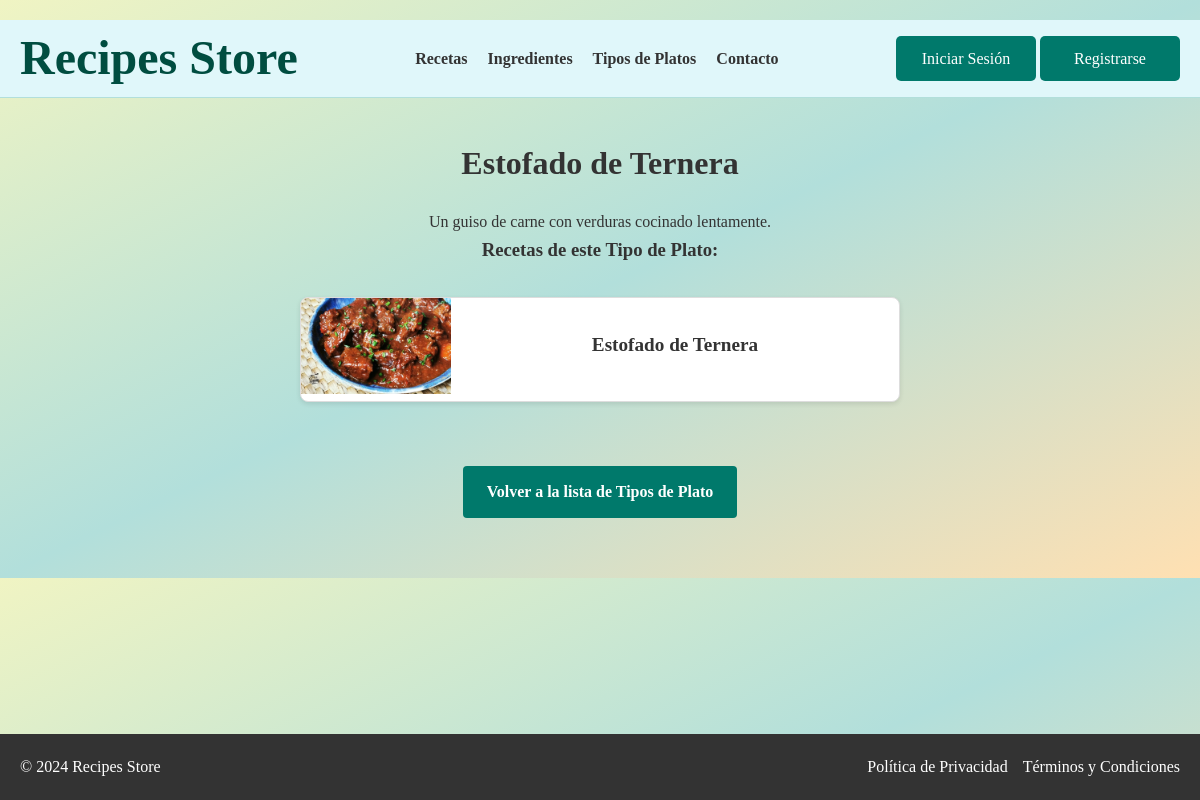
The app's page /tipos_plato/8/, older data.
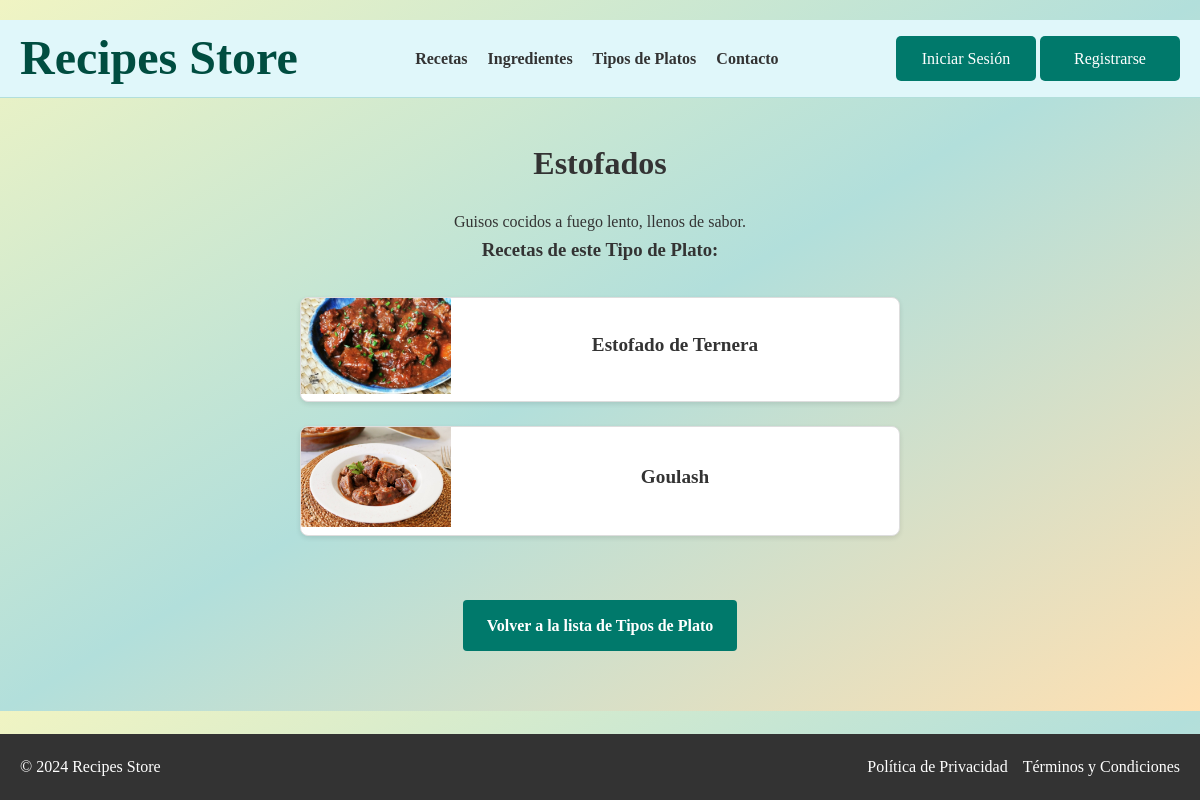
The same page, newer data.
### appRecetario/models.py (models this page shows, shortened)
class TipoPlato(models.Model):
    nombre = models.CharField(max_length=100)
    descripcion = models.TextField()
    imagen = models.ImageField(upload_to='tipoPlato/', blank=True, null=True)

class Receta(models.Model):
    nombre = models.CharField(max_length=100)
    tipo_plato = models.ForeignKey('TipoPlato', on_delete=models.CASCADE)
    ingredientes = models.TextField()
    imagen = models.ImageField(upload_to='recetas/', blank=True, null=True)

### appRecetario/views.py (the view)
# urls.py: path('tipos_plato/<int:id>/', views.detail_tipo_plato, name='detail_tipo_plato'),
def detail_tipo_plato(request, id):
    tipo_plato = get_object_or_404(TipoPlato, id=id)
    recetas = tipo_plato.receta_set.all()  # Obtiene las recetas asociadas al tipo de plato
    context = {
        'tipo_plato': tipo_plato,
        'recetas': recetas,
    }
    return render(request, 'tipos_plato/detail.html', context)

### appRecetario/templates/tipos_plato/detail.html (shortened to what this page needs)
{% extends 'base.html' %}
{% load static %}
{% block extrastyle %}
<link rel="stylesheet" href="{% static 'styleDetalles.css' %}">
{% endblock %}
{% block contenido %}
<h2>{{ tipo_plato.nombre }}</h2>
<p>{{ tipo_plato.descripcion }}</p>
<h3>Recetas de este Tipo de Plato:</h3>
<div class="recipes-container">
    {% for receta in tipo_plato.receta_set.all %}
    <a href="{% url 'detail_receta' receta.id %}" class="recipe-card-rectangular">
        <div class="recipe-image-rectangular">
            {% if receta.imagen %}
                <img src="{{ receta.imagen.url }}" alt="{{ receta.nombre }}">
            {% else %}
                <img src="{% static 'images/default.jpg' %}" alt="Imagen no disponible">
            {% endif %}
        </div>
        <div class="recipe-text-rectangular">
            <h4>{{ receta.nombre }}</h4>
        </div>
    </a>
    {% empty %}
    <p>No hay recetas disponibles para este tipo de plato.</p>
    {% endfor %}
</div>
<a href="{% url 'list_tipos_plato' %}" class="btn-volver">Volver a la lista de Tipos de Plato</a>
{% endblock %}

Row changes from the older to the newer data that the page shows:
changed TipoPlato: nombre "Estofado de Ternera" → "Estofados"; descripcion "Un guiso de carne con verduras cocinado lentamente." → "Guisos cocidos a fuego lento, llenos de sabor."
added Receta: imagen (picture), nombre "Goulash"
